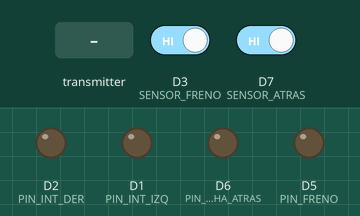
The sketch below on a simulated ESP8266 (Wemos D1 mini). On the bench: output pins drawn as LEDs (lit = HIGH). The test bench sets the inputs (shaded band); at power-on: D3 (SENSOR_FRENO) HIGH, D7 (SENSOR_ATRAS) HIGH. What the sketch prints to the serial monitor is not drawn.

Above: at 2.2 s.
2.3 s: D3 (SENSOR_FRENO) driven LOW
At 3.5 s:
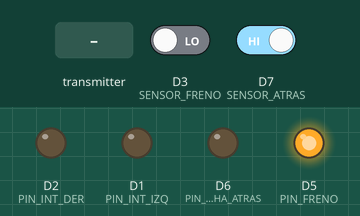
3.8 s: the transmitter starts sending comando.0 = 0
5.8 s: the transmitter starts sending estado = 1
7.8 s: the transmitter starts sending comando.0 = 1023
9.8 s: the transmitter starts sending comando.1 = 1023
11.8 s: the transmitter starts sending comando.2 = 1023
Timing chart, 0 to 14.8 s (numbered marks = the images above; inputs shaded):
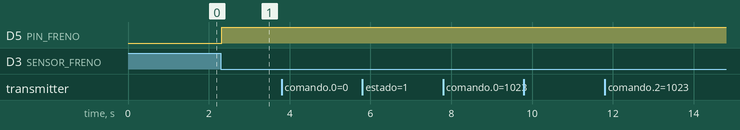

The sketch:

ESP8266_D1MINI_ESCLAVO.ino
```cpp
#include <ESP8266WiFi.h>
#include <espnow.h>

// ===== CONFIGURACIÓN DE PINES DE SALIDA (RELÉS) =====
const int PIN_INT_IZQ      = D1;  // Intermitente Izquierdo (LOCAL)
const int PIN_INT_DER      = D2;  // Intermitente Derecho (→ ESP-01 #1)
const int PIN_FRENO        = D5;  // Luz de Freno (LOCAL + SENSOR)
const int PIN_MARCHA_ATRAS = D6;  // Luz de Marcha Atrás (→ ESP-01 #2)

// ===== CONFIGURACIÓN DE PINES DE ENTRADA (SENSORES / INTERRUPTORES) =====
const int SENSOR_FRENO = D3;      // Interruptor del pedal de freno
const int SENSOR_ATRAS = D7;      // Interruptor de la caja de cambios (marcha atrás)

// ===== DIRECCIONES MAC DE LOS ESP-01 =====
uint8_t esp01_intermitente[] = {0x8A, 0x31, 0xC0, 0x57, 0x80, 0x10};  // INT_DER
uint8_t esp01_marcha_atras[] = {0x8E, 0x77, 0x5D, 0xE0, 0x6E, 0xDA};  // MARCHA_ATRAS

// ===== ESTRUCTURA DE DATOS ESP-NOW =====
typedef struct struct_mensaje {
    char comando[4];
    bool estado;
} struct_mensaje;

struct_mensaje miDatos;
struct_mensaje datosEnvio;

// ===== CALLBACK PARA RECIBIR DATOS DEL MAESTRO =====
void onDataRecv(uint8_t *mac, uint8_t *incomingData, uint8_t len) {
  memcpy(&miDatos, incomingData, sizeof(miDatos));

  String cmd = String(miDatos.comando);
  bool encender = miDatos.estado;
  int valorPin = encender ? HIGH : LOW;

  Serial.print("[ESP-NOW D1] Comando: ");
  Serial.print(cmd);
  Serial.println(encender ? " - ON" : " - OFF");

  // INTERMITENTE IZQUIERDO (LOCAL)
  if (cmd == "IZQ") {
    digitalWrite(PIN_INT_IZQ, valorPin);
    Serial.println("  → INT_IZQ (LOCAL)");
  }
  // INTERMITENTE DERECHO (enviado a ESP-01 #1)
  else if (cmd == "DER") {
    digitalWrite(PIN_INT_DER, valorPin);
    enviarAlESP01(esp01_intermitente, cmd, encender);
    Serial.println("  → INT_DER (ESP-01 #1)");
  }
  // MARCHA ATRÁS (enviado a ESP-01 #2)
  else if (cmd == "MAR") {
    digitalWrite(PIN_MARCHA_ATRAS, valorPin);
    enviarAlESP01(esp01_marcha_atras, cmd, encender);
    Serial.println("  → MARCHA_ATRAS (ESP-01 #2)");
  }
}

// ===== CALLBACK CONFIRMACIÓN DE ENVÍO =====
void onDataSent(uint8_t *mac_addr, uint8_t status) {
  Serial.print("[D1→ESP-01] Envío: ");
  Serial.println(status == ESP_NOW_SEND_SUCCESS ? "Éxito" : "Fallo");
}

// ===== FUNCIÓN PARA ENVIAR DATOS A LOS ESP-01 =====
void enviarAlESP01(uint8_t *mac, String cmd, bool estado) {
  strcpy(datosEnvio.comando, cmd.c_str());
  datosEnvio.estado = estado;
  esp_now_send(mac, (uint8_t *) &datosEnvio, sizeof(datosEnvio));
}

// ===== SETUP =====
void setup() {
  Serial.begin(115200);
  delay(1000);
  Serial.println("\n\n[D1 MINI] Iniciando...");

  // Configurar relés como salida
  pinMode(PIN_INT_IZQ, OUTPUT);
  pinMode(PIN_INT_DER, OUTPUT);
  pinMode(PIN_FRENO, OUTPUT);
  pinMode(PIN_MARCHA_ATRAS, OUTPUT);

  // Inicializar todo apagado
  digitalWrite(PIN_INT_IZQ, LOW);
  digitalWrite(PIN_INT_DER, LOW);
  digitalWrite(PIN_FRENO, LOW);
  digitalWrite(PIN_MARCHA_ATRAS, LOW);

  // Configurar sensores como entrada con Pull-up interno
  pinMode(SENSOR_FRENO, INPUT_PULLUP);
  pinMode(SENSOR_ATRAS, INPUT_PULLUP);

  // Configurar Wi-Fi y ESP-NOW
  WiFi.mode(WIFI_STA);
  WiFi.disconnect();

  if (esp_now_init() != 0) {
    Serial.println("[ERROR] Error inicializando ESP-NOW");
    return;
  }

  esp_now_set_self_role(ESP_NOW_ROLE_SLAVE);
  esp_now_register_recv_cb(onDataRecv);
  esp_now_register_send_cb(onDataSent);

  // Añadir ESP-01 #1 (Intermitente Derecho)
  esp_now_add_peer(esp01_intermitente, ESP_NOW_ROLE_SLAVE, 1, NULL, 0);
  // Añadir ESP-01 #2 (Marcha Atrás)
  esp_now_add_peer(esp01_marcha_atras, ESP_NOW_ROLE_SLAVE, 1, NULL, 0);

  Serial.println("[D1 MINI] Esclavo iniciado correctamente");
  Serial.println("  - INT_IZQ (D1): LOCAL");
  Serial.println("  - INT_DER (D2): ESP-01 #1 (8A:31:C0:57:80:10)");
  Serial.println("  - FRENO (D5): LOCAL + SENSOR");
  Serial.println("  - MARCHA_ATRAS (D6): ESP-01 #2 (8E:77:5D:E0:6E:DA)");
}

// ===== LOOP =====
void loop() {
  // --- LEER SENSOR DE FRENO ---
  if (digitalRead(SENSOR_FRENO) == LOW) {
    digitalWrite(PIN_FRENO, HIGH);
  } else {
    digitalWrite(PIN_FRENO, LOW);
  }

  // --- LEER SENSOR DE MARCHA ATRÁS ---
  if (digitalRead(SENSOR_ATRAS) == LOW) {
    // El sensor detecta marcha atrás, pero el relé se controla por ESP32
    // Este código es de referencia si necesitas lógica local
  }

  delay(50);
}
```

Measured:
- after the input at 2.3 s, D5 (PIN_FRENO): LOW → HIGH at once
- after the input at 3.8 s, every drawn part: stays the same
- after the input at 5.8 s, every drawn part: stays the same
- after the input at 7.8 s, every drawn part: stays the same
- after the input at 9.8 s, every drawn part: stays the same
- after the input at 11.8 s, every drawn part: stays the same
